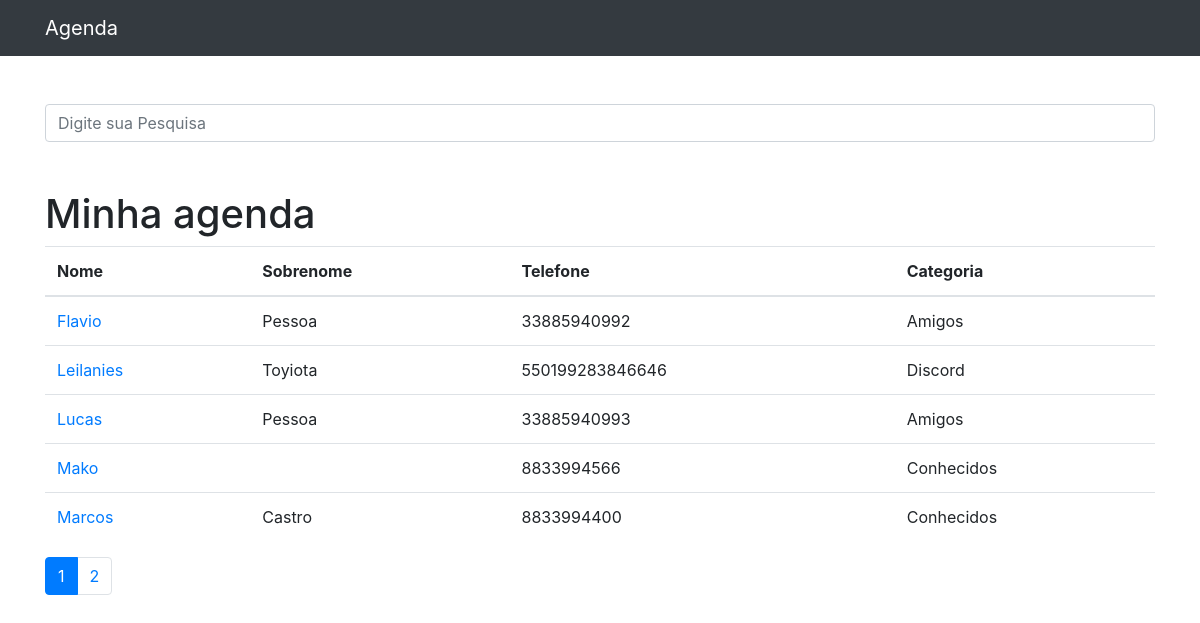
The page / on the database its author committed.
### contatos/models.py (models this page shows, shortened)
class Contato(models.Model):
    nome = models.CharField(max_length=255)
    sobrenome = models.CharField(max_length=255, blank=True)
    telefone = models.CharField(max_length=255)
    email = models.CharField(max_length=255, blank=True)
    data_criacao = models.DateTimeField(default=timezone.now)
    descricao = models.TextField(blank=True)
    categoria = models.ForeignKey(Categoria, on_delete=models.DO_NOTHING)
    mostrar = models.BooleanField(default=True)
    foto = models.ImageField(blank=True, upload_to='foto/%Y/%m')

class Categoria(models.Model):
    nome = models.CharField(max_length=255)
    def __str__(self) -> str:
        return self.nome

### contatos/views.py (the view)
# urls.py: path('',views.index, name='index'),
def index(request):
    contatos = Contato.objects.order_by("nome").filter(mostrar=True)
    paginator = Paginator(contatos, 5)
    page = request.GET.get("p")
    contatos = paginator.get_page(page)
    return render(request, "contatos/index.html", {"contatos": contatos})

### contatos/templates/contatos/index.html
{% extends 'base.html' %}
{% block conteudo %}
<h1 class="mt-5">Minha agenda</h1>
<table class="table">
    <thead>
        <tr>
            <th>Nome</th>
            <th>Sobrenome</th>
            <th>Telefone</th>
            <th>Categoria</th>
        </tr>
    </thead>
    <tbody>
        {% for contato in contatos %}
        <tr>
            <td>
                <a href="{% url 'ver_contato' contato.id %}"> {{contato.nome}}</a>
            </td>
            <td>{{contato.sobrenome}}</td>
            <td>{{contato.telefone}}</td>
            <td>{{contato.categoria}}</td>
        </tr>
        {%endfor%}
    </tbody>
</table>
<nav aria-label="Page navigation">
    <ul class="pagination">
        {% for pagina in contatos.paginator.page_range %}
        {% if contatos.number == pagina %}
        <li class="page-item active" ><a class="page-link" href="?p={{pagina}}&termo={{ request.GET.termo }} ">{{pagina}}</a></li>
        {%else%}
        <li class="page-item" ><a class="page-link" href="?p={{pagina}}&termo={{ request.GET.termo }}">{{pagina}}</a></li>
        {%endif%}
        {%endfor%}
    </ul>
</nav>
{% endblock %}

### rows shown on the page
Contato: nome "Flavio", sobrenome "Pessoa", telefone "33885940992", categoria "Amigos"
Contato: nome "Leilanies", sobrenome "Toyiota", telefone "550199283846646", categoria "Discord"
Contato: nome "Lucas", sobrenome "Pessoa", telefone "33885940993", categoria "Amigos"
Contato: nome "Mako", telefone "8833994566", categoria "Conhecidos"
Contato: nome "Marcos", sobrenome "Castro", telefone "8833994400", categoria "Conhecidos"

### other values the page prints
{{ pagina }} "1"
{{ pagina }} "2"
